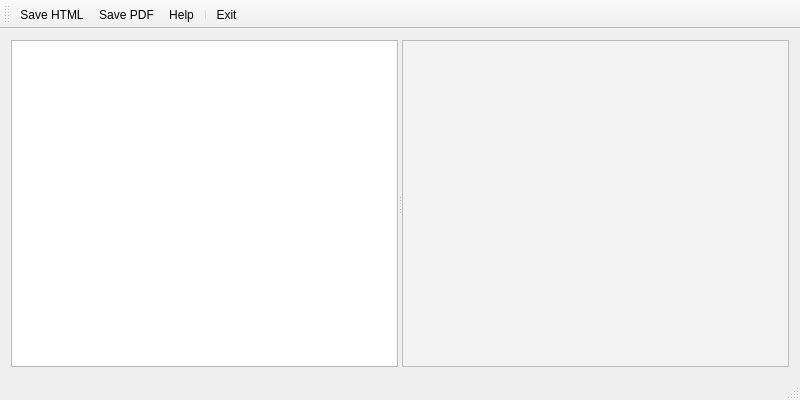
<?xml version="1.0" encoding="UTF-8"?>
<ui version="4.0">
 <class>MainWindow</class>
 <widget class="QMainWindow" name="MainWindow">
  <property name="geometry">
   <rect>
    <x>0</x>
    <y>0</y>
    <width>800</width>
    <height>400</height>
   </rect>
  </property>
  <property name="windowTitle">
   <string>Qt Markdown</string>
  </property>
  <property name="windowIcon">
   <iconset theme="format-text-code">
    <normaloff>.</normaloff>.</iconset>
  </property>
  <widget class="QWidget" name="centralWidget">
   <layout class="QGridLayout" name="gridLayout">
    <item row="0" column="0">
     <widget class="QSplitter" name="splitter">
      <property name="orientation">
       <enum>Qt::Horizontal</enum>
      </property>
      <widget class="CodeEditor" name="sourceTextarea">
       <property name="mouseTracking">
        <bool>false</bool>
       </property>
      </widget>
      <widget class="QTextEdit" name="targetTextarea">
       <property name="styleSheet">
        <string notr="true">background-color: rgb(243, 243, 243);</string>
       </property>
       <property name="frameShape">
        <enum>QFrame::StyledPanel</enum>
       </property>
       <property name="frameShadow">
        <enum>QFrame::Plain</enum>
       </property>
       <property name="lineWidth">
        <number>1</number>
       </property>
       <property name="readOnly">
        <bool>true</bool>
       </property>
      </widget>
     </widget>
    </item>
   </layout>
  </widget>
  <widget class="QToolBar" name="mainToolBar">
   <property name="toolButtonStyle">
    <enum>Qt::ToolButtonTextUnderIcon</enum>
   </property>
   <property name="floatable">
    <bool>true</bool>
   </property>
   <attribute name="toolBarArea">
    <enum>TopToolBarArea</enum>
   </attribute>
   <attribute name="toolBarBreak">
    <bool>false</bool>
   </attribute>
   <addaction name="actionSave_HTML"/>
   <addaction name="actionSave_PDF"/>
   <addaction name="actionHelp"/>
   <addaction name="separator"/>
   <addaction name="actionExit"/>
  </widget>
  <widget class="QStatusBar" name="statusBar">
   <property name="autoFillBackground">
    <bool>false</bool>
   </property>
  </widget>
  <action name="actionSave_HTML">
   <property name="icon">
    <iconset theme="application-xhtml+xml">
     <normaloff>.</normaloff>.</iconset>
   </property>
   <property name="text">
    <string>Save HTML</string>
   </property>
  </action>
  <action name="actionExit">
   <property name="icon">
    <iconset theme="exit">
     <normaloff>.</normaloff>.</iconset>
   </property>
   <property name="text">
    <string>Exit</string>
   </property>
   <property name="shortcutVisibleInContextMenu">
    <bool>false</bool>
   </property>
  </action>
  <action name="actionHelp">
   <property name="icon">
    <iconset theme="help-browser">
     <normaloff>.</normaloff>.</iconset>
   </property>
   <property name="text">
    <string>Help</string>
   </property>
  </action>
  <action name="actionSave_PDF">
   <property name="icon">
    <iconset theme="application-pdf">
     <normaloff>.</normaloff>.</iconset>
   </property>
   <property name="text">
    <string>Save PDF</string>
   </property>
  </action>
 </widget>
 <layoutdefault spacing="6" margin="11"/>
 <customwidgets>
  <customwidget>
   <class>CodeEditor</class>
   <extends>QPlainTextEdit</extends>
   <header>codeeditor.h</header>
  </customwidget>
 </customwidgets>
 <resources/>
 <connections>
  <connection>
   <sender>actionExit</sender>
   <signal>triggered()</signal>
   <receiver>MainWindow</receiver>
   <slot>close()</slot>
   <hints>
    <hint type="sourcelabel">
     <x>-1</x>
     <y>-1</y>
    </hint>
    <hint type="destinationlabel">
     <x>399</x>
     <y>199</y>
    </hint>
   </hints>
  </connection>
 </connections>
</ui>
